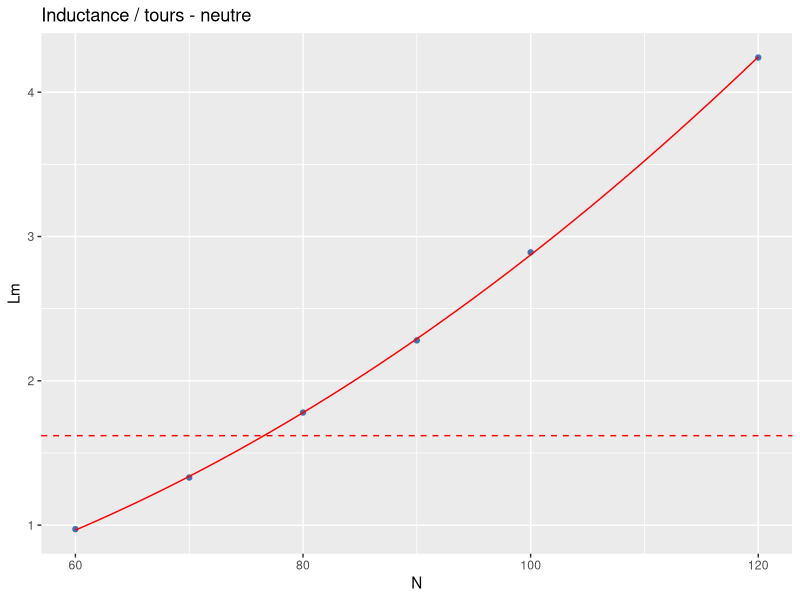
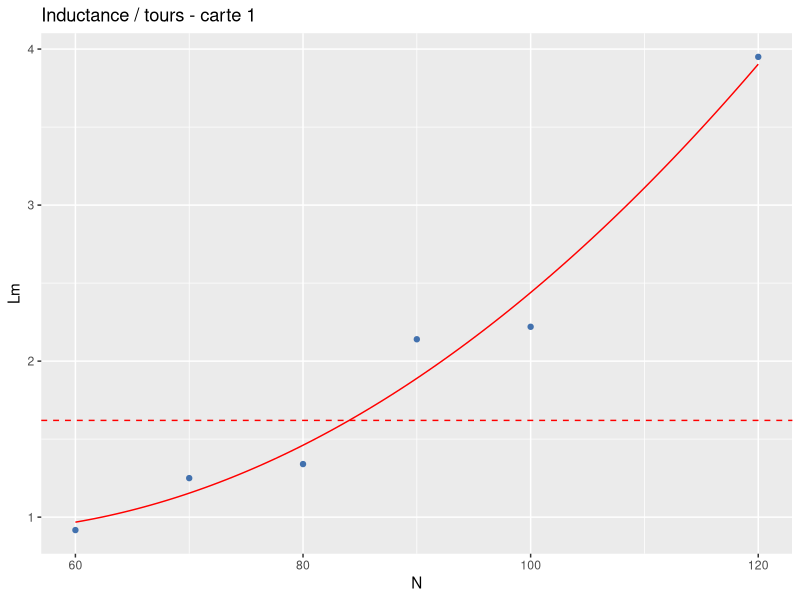
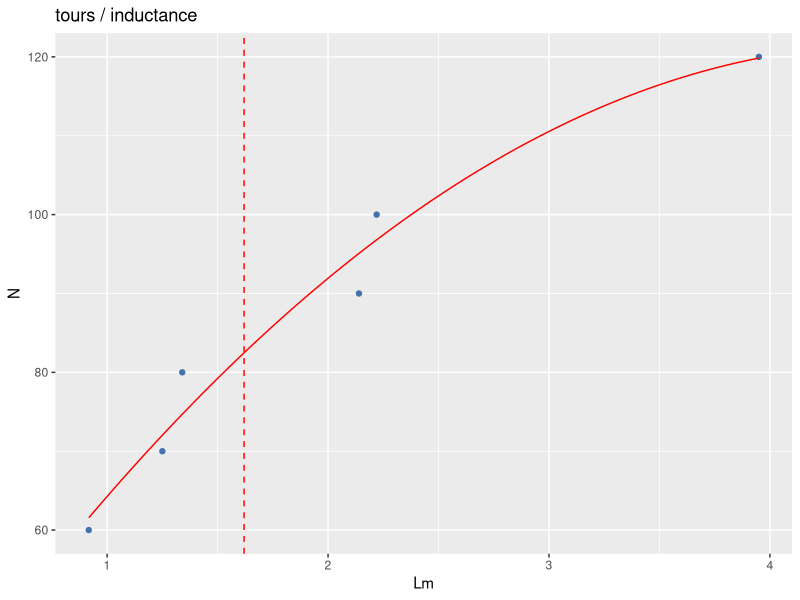

The R script that drew these images, in order:
library(ggplot2)

# NEUTRE

N<-c(60, 70, 80, 90, 100, 120)
Lm<-c(0.972, 1.33, 1.78,2.28, 2.89, 4.24)
enrL<-data.frame(Lm, N)
#print(ggplot(enrL) + geom_point(aes(x = N, y = Lm)))

mod3 <- lm(Lm~N+I(N^2), data=enrL)

print(summary(mod3))

Lest<-function(N){1.983e-1 + -8.137e-03 * N +  3.488e-04 * N^2}
print(ggplot(enrL) + geom_point(aes(x = N, y = Lm), colour = "#4271AE")  + stat_function(fun = Lest, color = "red") +  ggtitle("Inductance / tours - neutre") 
      +  geom_hline(yintercept=1.62, linetype="dashed", color = "red"))


# CARTE 1


N<-c(60, 70, 80, 90, 100, 120)
Lm<-c(0.917, 1.25, 1.34,2.14, 2.22, 3.95)
enrL<-data.frame(Lm, N)
#print(ggplot(enrL) + geom_point(aes(x = N, y = Lm)))

mod3 <- lm(Lm~N+I(N^2), data=enrL)

print(summary(mod3))

Lest<-function(N){2.3989452  -0.0602443 * N + 0.0006065 * N^2}
print(ggplot(enrL) + geom_point(aes(x = N, y = Lm), colour = "#4271AE")  + stat_function(fun = Lest, color = "red") +  ggtitle("Inductance / tours - carte 1")
    +  geom_hline(yintercept=1.62, linetype="dashed", color = "red"))

mod31 <- lm(N~Lm+I(Lm^2), data=enrL)
print(summary(mod31))
Nest<-function(L){27.538 + 41.251 * L -4.527 * L^2}
print(ggplot(enrL) + geom_point(aes(x = Lm, y = N), colour = "#4271AE")  + stat_function(fun = Nest, color = "red") +  ggtitle("tours / inductance")
      + geom_vline(xintercept=1.62, linetype="dashed", color = "red"))
#curve(Nest, 1, 4, xname = "t")


# ESTIMATIONs


Lth<- function(C, F){(4*pi^2*F^2*C)^-1*1e3}
